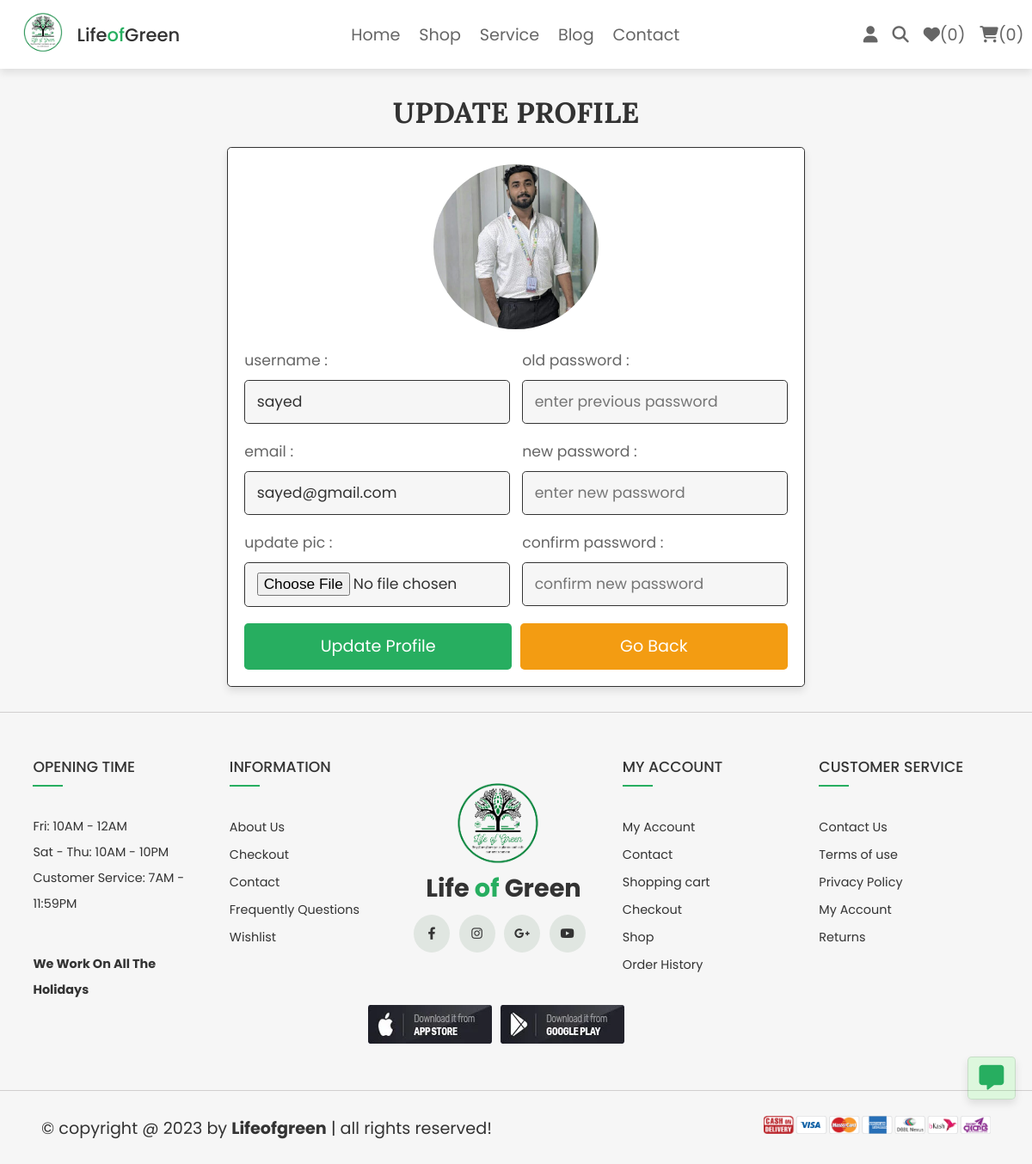
Screenshot of /user_profile_update.php (signed in) with the database file from the repository.
### tables this page shows
CREATE TABLE `users` (
  `id` int(100) NOT NULL,
  `name` varchar(100) NOT NULL,
  `email` varchar(100) NOT NULL,
  `password` varchar(100) NOT NULL,
  `user_type` varchar(20) NOT NULL DEFAULT 'user',
  `user_status` varchar(100) NOT NULL,
  `image` varchar(100) NOT NULL,
  `degree` varchar(100) NOT NULL,
  `specialist` varchar(100) NOT NULL
);

### user_profile_update.php (the view, shortened to what this page needs)
<?php
@include 'config.php';
?>
<!DOCTYPE html>
<html lang="en">
<head>
   <link rel="stylesheet" href="https://cdnjs.cloudflare.com/ajax/libs/font-awesome/6.1.1/css/all.min.css">
   <link rel="stylesheet" href="css/components.css">
</head>
<body>
<?php include 'header.php'; ?>
<section class="update-profile">
   <h1 class="title">update profile</h1>
   <form action="" method="POST" enctype="multipart/form-data">
      <img src="uploaded_img/<?= $fetch_profile['image']; ?>" alt="">
      <div class="flex">
         <div class="inputBox">
            <span>username :</span>
            <input type="text" name="name" value="<?= $fetch_profile['name']; ?>" placeholder="update username" required class="box">
            <span>email :</span>
            <input type="email" name="email" value="<?= $fetch_profile['email']; ?>" placeholder="update email" required class="box">
            <span>update pic :</span>
            <input type="file" name="image" accept="image/jpg, image/jpeg, image/png" class="box">
         </div>
         <div class="inputBox">
            <span>old password :</span>
            <input type="password" name="update_pass" placeholder="enter previous password" class="box">
            <span>new password :</span>
            <input type="password" name="new_pass" placeholder="enter new password" class="box">
            <span>confirm password :</span>
            <input type="password" name="confirm_pass" placeholder="confirm new password" class="box">
         </div>
      </div>
      <div class="flex-btn">
         <input type="submit" class="btn" value="update profile" name="update_profile">
         <a href="home.php" class="option-btn">go back</a>
      </div>
   </form>
</section>
<?php include 'footer.php'; ?>
</body>
</html>

### css/components.css (style rules this page uses)
:root { --green: #27ae60; --orange: #f39c12; --red: #e74c3c; --black: #333; --light-color: #666; --white: #fff; --light-bg: #f6f6f6; --border: .2rem solid var(--black); --box-shadow: 0 .5rem 1rem rgba(0, 0, 0, .1); --swiper-theme-color: #27ae60 !important; --outline: .1rem solid rgba(0, 0, 0, .1); --outline-hover: .2rem solid var(--black); }
* { font-family: 'Poppins', sans-serif; margin: 0; padding: 0; box-sizing: border-box; outline: none; border: none; text-decoration: none; color: var(--black); }
body { background-color: var(--light-bg); }
html { font-size: 60%; overflow-x: hidden; scroll-behavior: smooth; scroll-padding-top: 6.5rem; }
section { padding: 3rem 2rem; max-width: 1200px; margin: 0 auto; }
.btn, .delete-btn, .option-btn { display: block; width: 100%; margin-top: 1rem; border-radius: .5rem; color: var(--white); font-size: 2rem; padding: 1.3rem 3rem; text-transform: capitalize; cursor: pointer; text-align: center; }
.btn { background-color: var(--green); }
.option-btn { background-color: var(--orange); }
.flex-btn { display: flex; flex-wrap: wrap; gap: 1rem; }
.flex-btn>* { flex: 1; }
.title { text-align: center; margin-bottom: 2rem; text-transform: uppercase; color: var(--black); font-size: 3.5rem; font-family: 'Lora', sans-serif; }
.update-profile form { max-width: 70rem; margin: 0 auto; background-color: var(--white); box-shadow: var(--box-shadow); border: var(--border); border-radius: .5rem; padding: 2rem; text-align: center; }
.update-profile form .flex { display: flex; gap: 1.5rem; justify-content: space-between; }
.update-profile form img { height: 20rem; width: 20rem; margin-bottom: 1rem; border-radius: 50%; object-fit: cover; }
.update-profile form .inputBox { text-align: left; width: 49%; }
.update-profile form .inputBox span { display: block; padding-top: 1rem; font-size: 1.8rem; color: var(--light-color); }
.update-profile form .inputBox .box { width: 100%; padding: 1.2rem 1.4rem; font-size: 1.8rem; color: var(--black); border: var(--border); border-radius: .5rem; margin: 1rem 0; background-color: var(--light-bg); }

### rows the page displays
users: image (picture), name "sayed", email "sayed@gmail.com"

### other values shown
$count_wishlist_items->rowCount() "0"
$count_cart_items->rowCount() "0"
